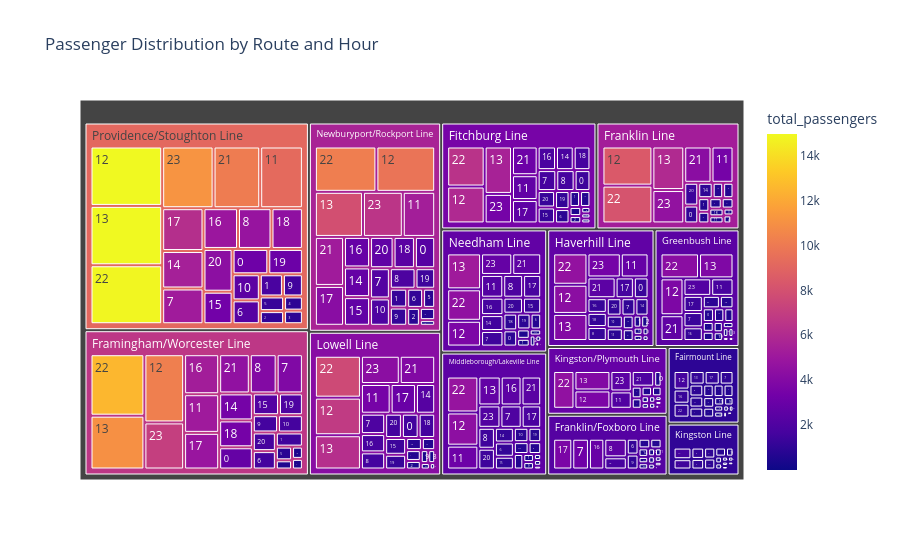

This figure's notebook cell:
### Code cell
import plotly.express as px

df["total_passengers"] = df["average_ons"] + df["average_offs"]

# aggregate
route_hour = df.groupby(
    ["route_name", "hour"]
)["total_passengers"].sum().reset_index()

route_hour = route_hour[route_hour["total_passengers"] > 0]

# create treemap
fig = px.treemap(
    route_hour,
    path=["route_name", "hour"],
    values="total_passengers",
    color="total_passengers",
    title="Passenger Distribution by Route and Hour"
)

fig.show()

fig.write_html("project-folder/charts/treemap.html")

### Figure 1 — Plotly figure (JSON) as saved in the notebook; plotly's stock layout.template omitted (floating-point values rounded to 4 significant figures; data arrays with more than 128 entries replaced by an {"elided": "..."} marker saying what was removed)
{"data": [{"branchvalues": "total", "customdata": {"elided": "335x1 float values"}, "domain": {"x": [0, 1], "y": [0, 1]}, "hovertemplate": "labels=%{label}<br>total_passengers_sum=%{value}<br>parent=%{parent}<br>id=%{id}<br>total_passengers=%{color}<extra></extra>", "ids": {"elided": "335 str values"}, "labels": {"elided": "335 str values"}, "marker": {"coloraxis": "coloraxis", "colors": {"elided": "335 float values"}}, "name": "", "parents": {"elided": "335 str values"}, "type": "treemap", "values": {"elided": "335 float values"}}], "layout": {"coloraxis": {"colorbar": {"title": {"text": "total_passengers"}}, "colorscale": [[0, "#0d0887"], [0.1111, "#46039f"], [0.2222, "#7201a8"], [0.3333, "#9c179e"], [0.4444, "#bd3786"], [0.5556, "#d8576b"], [0.6667, "#ed7953"], [0.7778, "#fb9f3a"], [0.8889, "#fdca26"], [1, "#f0f921"]]}, "legend": {"tracegroupgap": 0}, "title": {"text": "Passenger Distribution by Route and Hour"}}}
